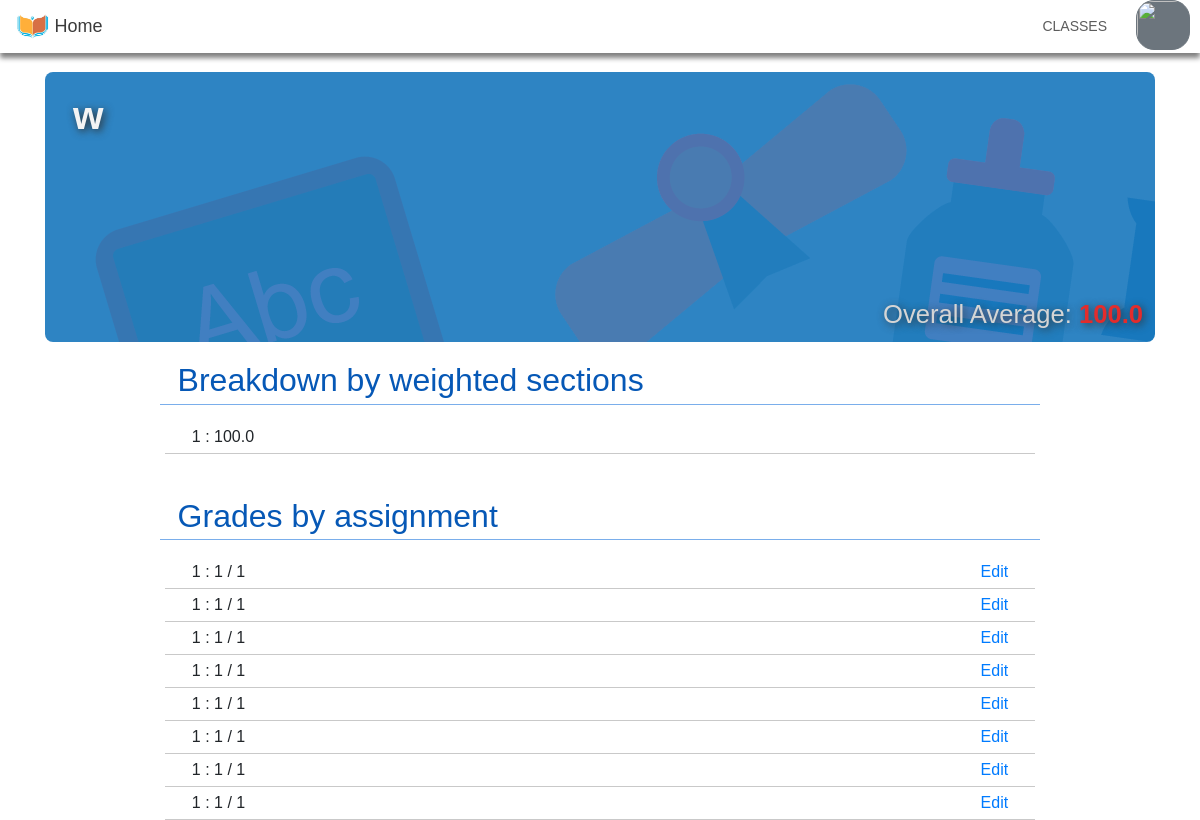
Page /usergrades/3/48C4276 (signed in) on the committed database.
### tables this page shows
CREATE TABLE grades(classID INTEGER, userID TEXT, assignment TEXT, grade INTEGER, maxGrade INTEGER, weight TEXT);

### app.py (the view)
@app.route('/usergrades/<classID>/<userID>')
def userGrades(classID, userID):
	if 'userid' not in flask.session:
		return flask.redirect('/')
	if flask.session['userid'] != userID:
		if not db.isTeacher(flask.session['userid'], classID):
			return flask.redirect('/class/' + str(classID))
	avg,weightavgs = db.calculateAverage(userID, classID)
	name = db.getUserName(userID)
	grades = db.getUserGrades(classID, userID)
	isTeacher = (db.getTeacher(classID) == flask.session["userid"])
	return flask.render_template('usergrades.html', avg = avg, weightavgs = weightavgs, name = name, grades = grades, classID = classID, isTeacher = isTeacher)

### util/dbtools.py (called while the page is built)
def getTeacher(classID):
    db,c = getDBCursor()
    output = None
    for i in c.execute("SELECT userID FROM classes WHERE classID = ?", (classID,)):
        output = i[0]
    closeDB(db)
    return output

def getUserName(userID):
    db,c = getDBCursor()
    name = None
    for i in c.execute("SELECT name FROM users WHERE userID = ?", (userID,)):
        name = i[0]
    closeDB(db)
    return name

def isTeacher(userID, classID):
    db,c = getDBCursor()
    output = False
    for i in c.execute('SELECT * FROM classes WHERE classID = ? AND userID = ?', (classID, userID,)):
        output = True
    closeDB(db)
    return output

def getUserGrades(classID, userID):
    db,c = getDBCursor()
    c.execute("SELECT * FROM grades WHERE classID = ? AND userID = ?", (classID, userID,))
    output = c.fetchall()
    closeDB(db)
    return output

def getDBCursor():
    db = sqlite3.connect("data/classify.db")
    cursor = db.cursor()
    return db,cursor

def closeDB(db):
    db.commit()
    db.close()

### templates/usergrades.html (shortened to what this page needs)
{% extends "base.html" %}
{% block navbar %}
<nav class="navbar navbar-expand-sm navbar-dark fixed-top mb-5" id="containerNav">
	<div class="container-fluid" id="mainNav">
		<div class="navbar-header">
			<a id="navHome" class="navbar-brand" href="/login">
				<img id="navImg" src="../static/navLogo.jpeg" alt="" class="img-circle">&nbsp;Home
			</a>
		</div>
		<div class="collapse navbar-collapse" id="navbarResponsive">
			<ul class="navbar-nav text-uppercase ml-auto">
				<li class="nav-item">
					<a class="nav-link pl-4 pr-4 other" href="/login">Classes</a>
				</li>
				<li class="nav-item mr-1 ml-1">
					<div class="btn-group">
						<img src="https://api.adorable.io/avatars/53/{{ session['email'] }}" alt="" class="btn btn-secondary dropdown-toggle" href="#" role="button" id="dropMenu" data-toggle="dropdown" aria-haspopup="true" aria-expanded="false">
					</div>
				</li>
			</ul>
		</div>
	</div>
</nav>
{% endblock %}
{% block content %}
<div class="container">
	<div class="d-flex flex-wrap grade-head justify-content-between mt-5">
		<div class="p-1 mr-auto">
			<h2 id="navHeader3" class="ml-4 mt-3"><b>{{ name }}</b></h2>
		</div>
		<div class="d-flex flex-column mt-2 justify-content-between">
			<div class="ml-auto mr-3 p-1">
			</div>
			<div class="p-1 mr-2">
				{% if avg == 0 %}
				<h4 id="navHeader6">Overall Average: <b style="color: #e32c2c;">No grade</b></h4>
				{% else %}
				<h4 id="navHeader6">Overall Average: <b style="color: #e32c2c;">{{ avg }}</b></h4>
				{% endif %}
			</div>
		</div>
	</div>
	{% if avg == 0 %}
	<div class="row mr-1 ml-1">
		<div class="col-md-1"></div>
		<div class="col">
			<h2 class="mt-special mb-3 pb-1 text-mine btmBorder mr-1 ml-1"> &nbsp; No grades yet</h2>
		</div>
		<div class="col-md-1"></div>
	</div>
	{% else %}
	<div class="row mr-1 ml-1">
		<div class="col-md-1"></div>
		<div class="col">
			<h2 class="mt-special mb-3 pb-1 text-mine btmBorder mr-1 ml-1"> &nbsp; Breakdown by weighted sections</h2>
		</div>
		<div class="col-md-1"></div>
	</div>
	{% for i in weightavgs %}
	<div class="row mr-1 ml-1">
		<div class="col-md-1"></div>
		<div class="col ml-4 mr-4 btmBorder2">
			<div class="d-flex flex-wrap justify-content-between ml-2 mr-2">
				<div class="p-1 ">
					{{i}} : {{weightavgs[i]}}
				</div>
				<div class="p-1">
				</div>
			</div>
		</div>
		<div class="col-md-1"></div>
	</div>
	{% endfor %}
	<div class="row mr-1 ml-1 mt-4">
		<div class="col-md-1"></div>
		<div class="col">
			<h2 class="mt-special mb-3 pb-1 text-mine btmBorder mr-1 ml-1"> &nbsp; Grades by assignment</h2>
		</div>
		<div class="col-md-1"></div>
	</div>
	{% for i in grades %}
	<div class="row mr-1 ml-1">
		<div class="col-md-1"></div>
		<div class="col ml-4 mr-4 btmBorder2">
			<div class="d-flex flex-wrap justify-content-between ml-2 mr-2">
				<div class="p-1 ">
					{{i[2]}} : {{i[3]}} / {{i[4]}}
				</div>
				<div class="p-1">
					{% if isTeacher %}
					{% set url = "/gradebook/" + classID|string + "/" + i[2] %}
					<a href="{{ url }}">Edit</a>
					{% endif %}
				</div>
			</div>
		</div>
		<div class="col-md-1"></div>
	</div>
	{% endfor %}
	{% endif %}
</div>
{% endblock %}

### static/main.css (style rules this page uses)
.navbar { background-color: white; padding-top: 0px; padding-bottom: 0px; position: fixed; }
.navbar-nav .nav-link { font-family: Tahoma, Geneva, sans-serif; font-size: 14px; padding-top: 15px; padding-bottom: 15px; }
#mainNav { padding: 0px; }
#containerNav { padding-right: 0px; box-shadow: 0px 5px 5px grey; }
.other { color: #5c5c5c !important; border: 1px solid white; }
#navHome { color: #3b3b3b; font-family: Tahoma, Geneva, sans-serif; font-size: 18px; font-weight: 500; }
#navImg { max-width: 2.1rem; max-height: 2.1rem; }
#navHeader3 { color: #f4f4f4; font-family: Tahoma, Geneva, sans-serif; font-size: 2.45rem; text-shadow: 2px 2px 8px #2f2f2f; }
#navHeader6 { color: #d5d5d5; font-family: Tahoma, Geneva, sans-serif; font-weight: 1000px; font-size: 1.6em; text-shadow: 2px 2px 8px #2f2f2f; }
#body { font-family: Tahoma, Geneva, sans-serif; }
#dropMenu { height: 50px; width: 60px; border-radius: 18px; max-height: 80%; max-width: 90%; position: center 90px; padding: 0px; }
.grade-head { background-image: url(../static/grades_background.png); min-width: 100%; min-height: 200px; height: 270px; background-position: cover; border-radius: 8px; }
.btmBorder { border-bottom: 1px solid #7aaeeb; }
.mt-special { margin-top: 1.2rem; }
.text-mine { color: #0658b6; }
.btmBorder2 { border-bottom: 1px solid #c9c9c9; }

### rows in the picture
grades: assignment "1", grade "1", maxGrade "1"
grades: assignment "1", grade "1", maxGrade "1"
grades: assignment "1", grade "1", maxGrade "1"
grades: assignment "1", grade "1", maxGrade "1"
grades: assignment "1", grade "1", maxGrade "1"
grades: assignment "1", grade "1", maxGrade "1"
grades: assignment "1", grade "1", maxGrade "1"
grades: assignment "1", grade "1", maxGrade "1"

### other values in the picture
{{ name }} "w"
{{ avg }} "100.0"
{{ i }} "1"
{{ weightavgs[i] }} "100.0"
